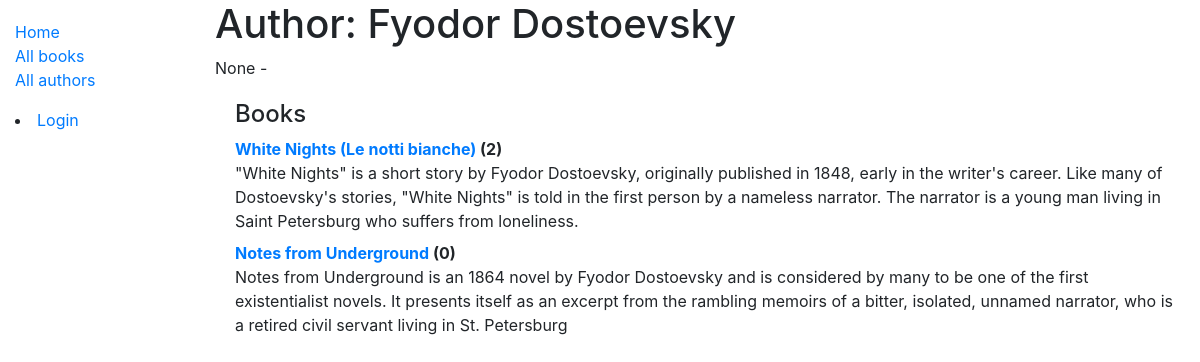
Page /catalog/author/5 on the committed database.
### catalog/models.py (models this page shows, shortened)
class Author(models.Model):
    first_name = models.CharField(max_length=100, help_text='First Name of the author')
    last_name = models.CharField(max_length=100, help_text='Last Name of the author.')
    date_of_birth = models.DateField(verbose_name='Born', null=True, blank=True, help_text='Year'
    + ' the author was born')
    date_of_death = models.DateField(verbose_name='Died', null=True, blank=True, help_text='Year'
    + ' the author died.')
    class Meta:
        ordering = ['last_name', 'first_name']
    def __str__(self):
        return f'{self.first_name} {self.last_name}'

class Book(models.Model):
    title = models.CharField(max_length=200)
    author = models.ForeignKey(to=Author, on_delete=models.SET_NULL, null=True)
    summary = models.TextField(max_length=1000, help_text="Enter a brief description of the book")
    isbn = models.CharField('ISBN', max_length=13,
                            help_text='13 Character <a href="https://www.isbn-international.org/content/what-isbn'
                                      '">ISBN number</a>')
    genre = models.ManyToManyField(to=Genre, help_text="Select a genre for this book")
    language = models.ForeignKey(to=Language, on_delete=models.SET_NULL, null=True)
    def display_genre(self):
        """Creates a string for the Genre. This is required to display genre in Admin."""
        return ', '.join([genre.name for genre in self.genre.all()])
    display_genre.short_description = 'Genre'
    def __str__(self):
        return self.title

### catalog/views.py (the view)
class AuthorDetailView(generic.DetailView):
    model = Author

### catalog/templates/catalog/author_detail.html
{% extends 'base_generic.html' %}
{% block content %}
    <h1>Author: {{ author }} </h1>
    <p>{{author.date_of_birth}} - {% if author.date_of_death %}{{author.date_of_death}}{% endif %}</p>
    <div style="margin-left:20px;margin-top:20px">
    <h4>Books</h4>
    <dl>
    {% for book in author.book_set.all %}
        <dt><a href="{% url 'book-detail' book.pk %}">{{ book }}</a> ({{ book.copies.all.count }})</dt>
        <dd>{{ book.summary }}</dd>
    {% endfor %}
    </dl>
    </div>
{% endblock  %}

### rows in the picture
Author: first_name+last_name "Fyodor Dostoevsky", date_of_birth "None"
Book: title "White Nights (Le notti bianche)", copies.all.count "2", summary "\"White Nights\" is a short story by Fyodor Dostoevsky, originally published in 1848, early in the writer's career. Like many of Dostoevsky's stories, \"White Nights\" is told in the first person by a nameless narrator. The narrator is a young man living in Saint Petersburg who suffers from loneliness."
Book: title "Notes from Underground", copies.all.count "0", summary "Notes from Underground is an 1864 novel by Fyodor Dostoevsky and is considered by many to be one of the first existentialist novels. It presents itself as an excerpt from the rambling memoirs of a bitter, isolated, unnamed narrator, who is a retired civil servant living in St. Petersburg"
